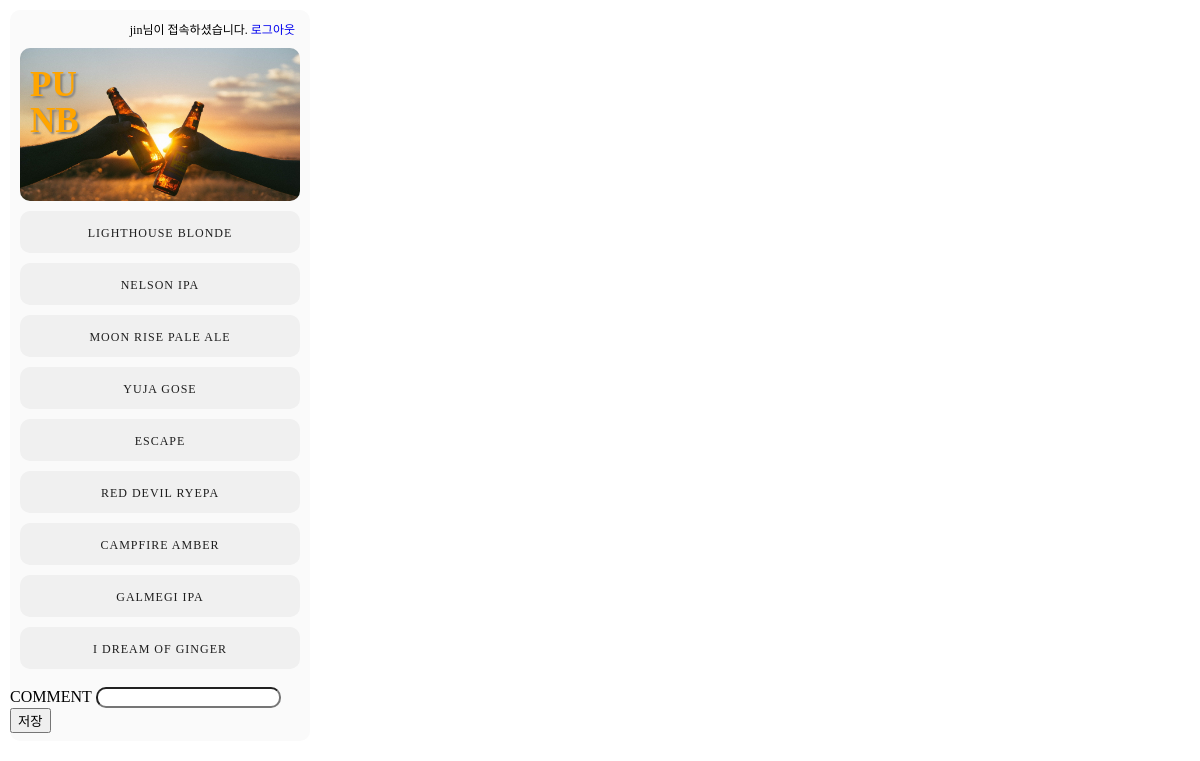
Page /pub/1 (signed in) on the committed database.
### first/models.py (models this page shows, shortened)
class Menulist(models.Model):
    Publist = models.ForeignKey(Publist, on_delete=models.CASCADE)
    body = models.CharField('메뉴',max_length=50)

### first/views.py (the view)
# urls.py: path('pub/<int:mypub_id>', pub, name="pub"),
def pub(request, mypub_id):
    mypub = get_object_or_404(Publist,pk=mypub_id)
    menu = Menulist.objects.filter(Publist=mypub)
    mycom_form = CommentForm()
    myrecom_form = ReCommentForm()
    context = {'comment_form':mycom_form,'mypub':mypub,'menu':menu,'recomment_form':myrecom_form}
    return render(request, 'pub.html', context)

### first/forms.py
class CommentForm(forms.ModelForm):
    class Meta:
        model = Comment
        fields = ('body','post')
        widgets = {
            'body': forms.TextInput(attrs={'style': 'border-radius: 10px;'}),
        }

class ReCommentForm(forms.ModelForm):
    class Meta:
        model = ReComment
        fields = ('body','comment')
        widgets = {
            'body': forms.TextInput(attrs={'style': 'border-radius: 10px;'}),
        }

### first/templates/pub.html (shortened to what this page needs)
{% load static %}
<!DOCTYPE html>
<html lang="en">
<head>
    <link rel="stylesheet" type="text/css" href="{% static 'css/pub.css' %}">
</head>
<body>
    <div class = "wrapper">
        <div class="login">
            {%if user.is_authenticated%}
                {{user.username}}님이 접속하셨습니다.
                <a href="{%url 'logout' %}">로그아웃</a>
            {%else%}
            <a href="{%url 'sign_up'%}">회원가입</a>
            <a href="{%url 'login'%}">로그인</a>
            {%endif%}
            <a href=" {%url 'index'%}">
            </div>
            <header>
                <h3> PU <h3>
                <h3> NB </h3>
            </header>
        {% for mymenu in mypub.menulist_set.all %}
        <a href="{% url 'beer' mymenu.id %}">
            <div class="menu_list">
                <p>{{mymenu.body}}</p>
            </div>
        </a>
        {% endfor %}
        <div class = "comment">
            <form method="post" action="{% url 'create_comment' mypub.id %}" class='input_comment'>
                {%for i in comment_form%}
                        {%if i.label != 'Post' %}
                        <div class='css_comment'>
                            <label for='{{i}}' class='css2_comment'>COMMENT {{i}}</label>
                            <button type="submit">저장</button>
                        </div>
                        {%endif%}
                {%endfor%}
            </form>
        </div>
    </div>
</body>
</html>

### first/static/css/pub.css (style rules this page uses)
body { display: block; margin: 0px; }
.login { font-size: 12px; padding-right: 15px; text-align: right; padding-top: 10px; }
.wrapper { text-decoration: none; margin: 10px; background-color: rgb(250, 250, 250); border-radius: 10px; max-width: 300px; }
h3 { margin-bottom: 0px; }
header { padding-top: 1px; padding-left: 10px; padding-right: 50px; padding-bottom: 80px; color: orange; line-height: 1px; font-size: 30px; text-shadow: 2px 2px 2px gray; background-image: url('../images/CheerBeer.jpg'); border-radius: 10px; -webkit-background-size: cover; -moz-background-size: cover; -o-background-size: cover; background-size: cover; margin: 10px; }
a { text-decoration: none; }
.menu_list { margin: 10px; padding-top: 3px; font-size: 12px; text-align: center; letter-spacing: 1px; border-radius: 10px; background-color:rgb(240, 240, 240); color:rgb(30, 30, 30); margin: 10px; background-position: center; letter-spacing: 1px; }

### rows in the picture
Menulist: body "LIGHTHOUSE BLONDE"
Menulist: body "NELSON IPA"
Menulist: body "MOON RISE PALE ALE"
Menulist: body "YUJA GOSE"
Menulist: body "ESCAPE"
Menulist: body "RED DEVIL RYEPA"
Menulist: body "CAMPFIRE AMBER"
Menulist: body "GALMEGI IPA"
Menulist: body "I DREAM OF GINGER"

### other values in the picture
{{ user.username }} "jin"
